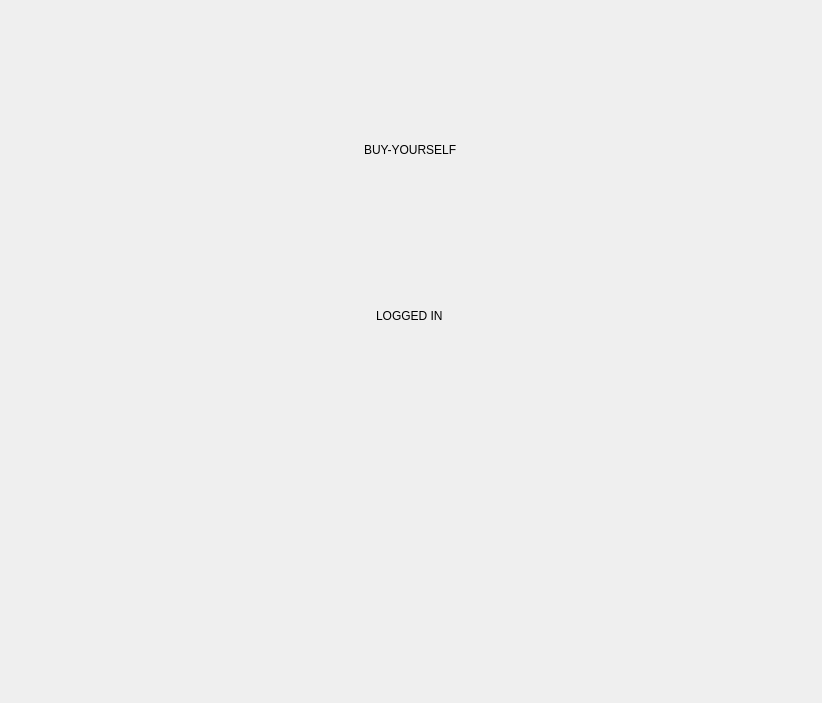
<?xml version="1.0" encoding="UTF-8"?>
<ui version="4.0">
 <class>uilogin</class>
 <widget class="QWidget" name="uilogin">
  <property name="geometry">
   <rect>
    <x>0</x>
    <y>0</y>
    <width>822</width>
    <height>703</height>
   </rect>
  </property>
  <property name="windowTitle">
   <string>Form</string>
  </property>
  <widget class="QStackedWidget" name="stackedWidget">
   <property name="geometry">
    <rect>
     <x>10</x>
     <y>110</y>
     <width>811</width>
     <height>571</height>
    </rect>
   </property>
   <property name="currentIndex">
    <number>2</number>
   </property>
   <widget class="QWidget" name="loginpage">
    <widget class="QWidget" name="verticalLayoutWidget_2">
     <property name="geometry">
      <rect>
       <x>0</x>
       <y>130</y>
       <width>801</width>
       <height>151</height>
      </rect>
     </property>
     <layout class="QVBoxLayout" name="verticalLayout_4">
      <item>
       <layout class="QHBoxLayout" name="horizontalLayout_5">
        <item>
         <spacer name="horizontalSpacer_13">
          <property name="orientation">
           <enum>Qt::Horizontal</enum>
          </property>
          <property name="sizeHint" stdset="0">
           <size>
            <width>40</width>
            <height>20</height>
           </size>
          </property>
         </spacer>
        </item>
        <item>
         <widget class="QLabel" name="label_5">
          <property name="text">
           <string>USER NAME :</string>
          </property>
         </widget>
        </item>
        <item>
         <spacer name="horizontalSpacer_14">
          <property name="orientation">
           <enum>Qt::Horizontal</enum>
          </property>
          <property name="sizeType">
           <enum>QSizePolicy::Fixed</enum>
          </property>
          <property name="sizeHint" stdset="0">
           <size>
            <width>0</width>
            <height>20</height>
           </size>
          </property>
         </spacer>
        </item>
        <item>
         <widget class="QLineEdit" name="Username_2"/>
        </item>
        <item>
         <spacer name="horizontalSpacer_15">
          <property name="orientation">
           <enum>Qt::Horizontal</enum>
          </property>
          <property name="sizeHint" stdset="0">
           <size>
            <width>40</width>
            <height>20</height>
           </size>
          </property>
         </spacer>
        </item>
       </layout>
      </item>
      <item>
       <layout class="QHBoxLayout" name="horizontalLayout_8">
        <item>
         <spacer name="horizontalSpacer_16">
          <property name="orientation">
           <enum>Qt::Horizontal</enum>
          </property>
          <property name="sizeType">
           <enum>QSizePolicy::Expanding</enum>
          </property>
          <property name="sizeHint" stdset="0">
           <size>
            <width>40</width>
            <height>20</height>
           </size>
          </property>
         </spacer>
        </item>
        <item>
         <widget class="QLabel" name="label_6">
          <property name="text">
           <string>PASSWORD :</string>
          </property>
         </widget>
        </item>
        <item>
         <spacer name="horizontalSpacer_17">
          <property name="orientation">
           <enum>Qt::Horizontal</enum>
          </property>
          <property name="sizeType">
           <enum>QSizePolicy::Fixed</enum>
          </property>
          <property name="sizeHint" stdset="0">
           <size>
            <width>0</width>
            <height>20</height>
           </size>
          </property>
         </spacer>
        </item>
        <item>
         <widget class="QLineEdit" name="Password_2"/>
        </item>
        <item>
         <spacer name="horizontalSpacer_18">
          <property name="orientation">
           <enum>Qt::Horizontal</enum>
          </property>
          <property name="sizeHint" stdset="0">
           <size>
            <width>40</width>
            <height>20</height>
           </size>
          </property>
         </spacer>
        </item>
       </layout>
      </item>
     </layout>
    </widget>
    <widget class="QWidget" name="verticalLayoutWidget">
     <property name="geometry">
      <rect>
       <x>0</x>
       <y>0</y>
       <width>801</width>
       <height>80</height>
      </rect>
     </property>
     <layout class="QVBoxLayout" name="verticalLayout_5">
      <item>
       <spacer name="verticalSpacer">
        <property name="orientation">
         <enum>Qt::Vertical</enum>
        </property>
        <property name="sizeHint" stdset="0">
         <size>
          <width>20</width>
          <height>40</height>
         </size>
        </property>
       </spacer>
      </item>
      <item>
       <layout class="QHBoxLayout" name="horizontalLayout_2">
        <item>
         <spacer name="horizontalSpacer_19">
          <property name="orientation">
           <enum>Qt::Horizontal</enum>
          </property>
          <property name="sizeHint" stdset="0">
           <size>
            <width>40</width>
            <height>20</height>
           </size>
          </property>
         </spacer>
        </item>
        <item>
         <widget class="QLabel" name="label_7">
          <property name="text">
           <string>BUY-YOURSELF</string>
          </property>
         </widget>
        </item>
        <item>
         <spacer name="horizontalSpacer_20">
          <property name="orientation">
           <enum>Qt::Horizontal</enum>
          </property>
          <property name="sizeHint" stdset="0">
           <size>
            <width>40</width>
            <height>20</height>
           </size>
          </property>
         </spacer>
        </item>
       </layout>
      </item>
      <item>
       <layout class="QHBoxLayout" name="horizontalLayout_9">
        <item>
         <spacer name="horizontalSpacer_21">
          <property name="orientation">
           <enum>Qt::Horizontal</enum>
          </property>
          <property name="sizeHint" stdset="0">
           <size>
            <width>40</width>
            <height>20</height>
           </size>
          </property>
         </spacer>
        </item>
        <item>
         <widget class="QLabel" name="label_8">
          <property name="text">
           <string>LOGIN</string>
          </property>
         </widget>
        </item>
        <item>
         <spacer name="horizontalSpacer_22">
          <property name="orientation">
           <enum>Qt::Horizontal</enum>
          </property>
          <property name="sizeHint" stdset="0">
           <size>
            <width>40</width>
            <height>20</height>
           </size>
          </property>
         </spacer>
        </item>
       </layout>
      </item>
     </layout>
    </widget>
    <widget class="QWidget" name="verticalLayoutWidget_3">
     <property name="geometry">
      <rect>
       <x>0</x>
       <y>330</y>
       <width>801</width>
       <height>80</height>
      </rect>
     </property>
     <layout class="QVBoxLayout" name="verticalLayout_6">
      <item>
       <layout class="QHBoxLayout" name="horizontalLayout_10">
        <item>
         <spacer name="horizontalSpacer_23">
          <property name="orientation">
           <enum>Qt::Horizontal</enum>
          </property>
          <property name="sizeHint" stdset="0">
           <size>
            <width>40</width>
            <height>20</height>
           </size>
          </property>
         </spacer>
        </item>
        <item>
         <widget class="QPushButton" name="Submitbutton_2">
          <property name="text">
           <string>SUBMIT</string>
          </property>
         </widget>
        </item>
        <item>
         <spacer name="horizontalSpacer_24">
          <property name="orientation">
           <enum>Qt::Horizontal</enum>
          </property>
          <property name="sizeHint" stdset="0">
           <size>
            <width>40</width>
            <height>20</height>
           </size>
          </property>
         </spacer>
        </item>
       </layout>
      </item>
     </layout>
    </widget>
    <widget class="QWidget" name="verticalLayoutWidget_8">
     <property name="geometry">
      <rect>
       <x>0</x>
       <y>279</y>
       <width>801</width>
       <height>51</height>
      </rect>
     </property>
     <layout class="QVBoxLayout" name="verticalLayout">
      <item>
       <layout class="QHBoxLayout" name="horizontalLayout">
        <item>
         <spacer name="horizontalSpacer">
          <property name="orientation">
           <enum>Qt::Horizontal</enum>
          </property>
          <property name="sizeHint" stdset="0">
           <size>
            <width>40</width>
            <height>20</height>
           </size>
          </property>
         </spacer>
        </item>
        <item>
         <widget class="QLabel" name="label">
          <property name="text">
           <string>IF NOT ALREADY SIGNED:</string>
          </property>
         </widget>
        </item>
        <item>
         <widget class="QPushButton" name="signup_button">
          <property name="text">
           <string>Sign up</string>
          </property>
         </widget>
        </item>
       </layout>
      </item>
     </layout>
    </widget>
   </widget>
   <widget class="QWidget" name="signup">
    <widget class="QWidget" name="verticalLayoutWidget_10">
     <property name="geometry">
      <rect>
       <x>0</x>
       <y>20</y>
       <width>801</width>
       <height>80</height>
      </rect>
     </property>
     <layout class="QVBoxLayout" name="verticalLayout_16">
      <item>
       <spacer name="verticalSpacer_5">
        <property name="orientation">
         <enum>Qt::Vertical</enum>
        </property>
        <property name="sizeHint" stdset="0">
         <size>
          <width>20</width>
          <height>40</height>
         </size>
        </property>
       </spacer>
      </item>
      <item>
       <layout class="QHBoxLayout" name="horizontalLayout_21">
        <item>
         <spacer name="horizontalSpacer_55">
          <property name="orientation">
           <enum>Qt::Horizontal</enum>
          </property>
          <property name="sizeHint" stdset="0">
           <size>
            <width>40</width>
            <height>20</height>
           </size>
          </property>
         </spacer>
        </item>
        <item>
         <widget class="QLabel" name="label_21">
          <property name="text">
           <string>BUY-YOURSELF</string>
          </property>
         </widget>
        </item>
        <item>
         <spacer name="horizontalSpacer_56">
          <property name="orientation">
           <enum>Qt::Horizontal</enum>
          </property>
          <property name="sizeHint" stdset="0">
           <size>
            <width>40</width>
            <height>20</height>
           </size>
          </property>
         </spacer>
        </item>
       </layout>
      </item>
      <item>
       <layout class="QHBoxLayout" name="horizontalLayout_22">
        <item>
         <spacer name="horizontalSpacer_57">
          <property name="orientation">
           <enum>Qt::Horizontal</enum>
          </property>
          <property name="sizeHint" stdset="0">
           <size>
            <width>40</width>
            <height>20</height>
           </size>
          </property>
         </spacer>
        </item>
        <item>
         <widget class="QLabel" name="label_22">
          <property name="text">
           <string>SIGN UP</string>
          </property>
         </widget>
        </item>
        <item>
         <spacer name="horizontalSpacer_58">
          <property name="orientation">
           <enum>Qt::Horizontal</enum>
          </property>
          <property name="sizeHint" stdset="0">
           <size>
            <width>40</width>
            <height>20</height>
           </size>
          </property>
         </spacer>
        </item>
       </layout>
      </item>
     </layout>
    </widget>
    <widget class="QWidget" name="verticalLayoutWidget_11">
     <property name="geometry">
      <rect>
       <x>0</x>
       <y>170</y>
       <width>801</width>
       <height>151</height>
      </rect>
     </property>
     <layout class="QVBoxLayout" name="verticalLayout_17">
      <item>
       <layout class="QHBoxLayout" name="horizontalLayout_24">
        <item>
         <spacer name="horizontalSpacer_63">
          <property name="orientation">
           <enum>Qt::Horizontal</enum>
          </property>
          <property name="sizeHint" stdset="0">
           <size>
            <width>40</width>
            <height>20</height>
           </size>
          </property>
         </spacer>
        </item>
        <item>
         <widget class="QLabel" name="label_25">
          <property name="text">
           <string>USER NAME :</string>
          </property>
         </widget>
        </item>
        <item>
         <spacer name="horizontalSpacer_64">
          <property name="orientation">
           <enum>Qt::Horizontal</enum>
          </property>
          <property name="sizeType">
           <enum>QSizePolicy::Fixed</enum>
          </property>
          <property name="sizeHint" stdset="0">
           <size>
            <width>0</width>
            <height>20</height>
           </size>
          </property>
         </spacer>
        </item>
        <item>
         <widget class="QLineEdit" name="username_signup"/>
        </item>
        <item>
         <spacer name="horizontalSpacer_65">
          <property name="orientation">
           <enum>Qt::Horizontal</enum>
          </property>
          <property name="sizeHint" stdset="0">
           <size>
            <width>40</width>
            <height>20</height>
           </size>
          </property>
         </spacer>
        </item>
       </layout>
      </item>
      <item>
       <layout class="QHBoxLayout" name="horizontalLayout_31">
        <item>
         <spacer name="horizontalSpacer_81">
          <property name="orientation">
           <enum>Qt::Horizontal</enum>
          </property>
          <property name="sizeType">
           <enum>QSizePolicy::Expanding</enum>
          </property>
          <property name="sizeHint" stdset="0">
           <size>
            <width>40</width>
            <height>20</height>
           </size>
          </property>
         </spacer>
        </item>
        <item>
         <widget class="QLabel" name="label_30">
          <property name="text">
           <string>EMAIL ID     :</string>
          </property>
         </widget>
        </item>
        <item>
         <spacer name="horizontalSpacer_82">
          <property name="orientation">
           <enum>Qt::Horizontal</enum>
          </property>
          <property name="sizeType">
           <enum>QSizePolicy::Fixed</enum>
          </property>
          <property name="sizeHint" stdset="0">
           <size>
            <width>0</width>
            <height>20</height>
           </size>
          </property>
         </spacer>
        </item>
        <item>
         <widget class="QLineEdit" name="email_signup"/>
        </item>
        <item>
         <spacer name="horizontalSpacer_83">
          <property name="orientation">
           <enum>Qt::Horizontal</enum>
          </property>
          <property name="sizeHint" stdset="0">
           <size>
            <width>40</width>
            <height>20</height>
           </size>
          </property>
         </spacer>
        </item>
       </layout>
      </item>
      <item>
       <layout class="QHBoxLayout" name="horizontalLayout_26">
        <item>
         <spacer name="horizontalSpacer_66">
          <property name="orientation">
           <enum>Qt::Horizontal</enum>
          </property>
          <property name="sizeType">
           <enum>QSizePolicy::Expanding</enum>
          </property>
          <property name="sizeHint" stdset="0">
           <size>
            <width>40</width>
            <height>20</height>
           </size>
          </property>
         </spacer>
        </item>
        <item>
         <widget class="QLabel" name="label_26">
          <property name="text">
           <string>PASSWORD :</string>
          </property>
         </widget>
        </item>
        <item>
         <spacer name="horizontalSpacer_67">
          <property name="orientation">
           <enum>Qt::Horizontal</enum>
          </property>
          <property name="sizeType">
           <enum>QSizePolicy::Fixed</enum>
          </property>
          <property name="sizeHint" stdset="0">
           <size>
            <width>0</width>
            <height>20</height>
           </size>
          </property>
         </spacer>
        </item>
        <item>
         <widget class="QLineEdit" name="password_signup"/>
        </item>
        <item>
         <spacer name="horizontalSpacer_68">
          <property name="orientation">
           <enum>Qt::Horizontal</enum>
          </property>
          <property name="sizeHint" stdset="0">
           <size>
            <width>40</width>
            <height>20</height>
           </size>
          </property>
         </spacer>
        </item>
       </layout>
      </item>
     </layout>
    </widget>
    <widget class="QWidget" name="">
     <property name="geometry">
      <rect>
       <x>0</x>
       <y>340</y>
       <width>799</width>
       <height>81</height>
      </rect>
     </property>
     <layout class="QHBoxLayout" name="horizontalLayout_27">
      <item>
       <spacer name="horizontalSpacer_69">
        <property name="orientation">
         <enum>Qt::Horizontal</enum>
        </property>
        <property name="sizeHint" stdset="0">
         <size>
          <width>40</width>
          <height>20</height>
         </size>
        </property>
       </spacer>
      </item>
      <item>
       <widget class="QPushButton" name="submit_signup">
        <property name="text">
         <string>SUBMIT</string>
        </property>
       </widget>
      </item>
      <item>
       <spacer name="horizontalSpacer_70">
        <property name="orientation">
         <enum>Qt::Horizontal</enum>
        </property>
        <property name="sizeHint" stdset="0">
         <size>
          <width>40</width>
          <height>20</height>
         </size>
        </property>
       </spacer>
      </item>
     </layout>
    </widget>
   </widget>
   <widget class="QWidget" name="logged">
    <widget class="QWidget" name="verticalLayoutWidget_4">
     <property name="geometry">
      <rect>
       <x>0</x>
       <y>0</y>
       <width>801</width>
       <height>80</height>
      </rect>
     </property>
     <layout class="QVBoxLayout" name="verticalLayout_9">
      <item>
       <layout class="QHBoxLayout" name="horizontalLayout_13">
        <item>
         <spacer name="horizontalSpacer_30">
          <property name="orientation">
           <enum>Qt::Horizontal</enum>
          </property>
          <property name="sizeHint" stdset="0">
           <size>
            <width>40</width>
            <height>20</height>
           </size>
          </property>
         </spacer>
        </item>
        <item>
         <widget class="QLabel" name="label_11">
          <property name="text">
           <string>BUY-YOURSELF</string>
          </property>
         </widget>
        </item>
        <item>
         <spacer name="horizontalSpacer_31">
          <property name="orientation">
           <enum>Qt::Horizontal</enum>
          </property>
          <property name="sizeHint" stdset="0">
           <size>
            <width>40</width>
            <height>20</height>
           </size>
          </property>
         </spacer>
        </item>
       </layout>
      </item>
     </layout>
    </widget>
    <widget class="QWidget" name="verticalLayoutWidget_5">
     <property name="geometry">
      <rect>
       <x>0</x>
       <y>130</y>
       <width>801</width>
       <height>151</height>
      </rect>
     </property>
     <layout class="QVBoxLayout" name="verticalLayout_10">
      <item>
       <layout class="QHBoxLayout" name="horizontalLayout_14">
        <item>
         <spacer name="horizontalSpacer_32">
          <property name="orientation">
           <enum>Qt::Horizontal</enum>
          </property>
          <property name="sizeHint" stdset="0">
           <size>
            <width>40</width>
            <height>20</height>
           </size>
          </property>
         </spacer>
        </item>
        <item>
         <widget class="QLabel" name="label_12">
          <property name="text">
           <string>LOGGED IN </string>
          </property>
         </widget>
        </item>
        <item>
         <spacer name="horizontalSpacer_33">
          <property name="orientation">
           <enum>Qt::Horizontal</enum>
          </property>
          <property name="sizeType">
           <enum>QSizePolicy::Fixed</enum>
          </property>
          <property name="sizeHint" stdset="0">
           <size>
            <width>0</width>
            <height>20</height>
           </size>
          </property>
         </spacer>
        </item>
        <item>
         <spacer name="horizontalSpacer_34">
          <property name="orientation">
           <enum>Qt::Horizontal</enum>
          </property>
          <property name="sizeHint" stdset="0">
           <size>
            <width>40</width>
            <height>20</height>
           </size>
          </property>
         </spacer>
        </item>
       </layout>
      </item>
     </layout>
    </widget>
   </widget>
   <widget class="QWidget" name="failed">
    <widget class="QWidget" name="verticalLayoutWidget_6">
     <property name="geometry">
      <rect>
       <x>0</x>
       <y>0</y>
       <width>801</width>
       <height>80</height>
      </rect>
     </property>
     <layout class="QVBoxLayout" name="verticalLayout_11">
      <item>
       <layout class="QHBoxLayout" name="horizontalLayout_15">
        <item>
         <spacer name="horizontalSpacer_35">
          <property name="orientation">
           <enum>Qt::Horizontal</enum>
          </property>
          <property name="sizeHint" stdset="0">
           <size>
            <width>40</width>
            <height>20</height>
           </size>
          </property>
         </spacer>
        </item>
        <item>
         <widget class="QLabel" name="label_13">
          <property name="text">
           <string>BUY-YOURSELF</string>
          </property>
         </widget>
        </item>
        <item>
         <spacer name="horizontalSpacer_36">
          <property name="orientation">
           <enum>Qt::Horizontal</enum>
          </property>
          <property name="sizeHint" stdset="0">
           <size>
            <width>40</width>
            <height>20</height>
           </size>
          </property>
         </spacer>
        </item>
       </layout>
      </item>
     </layout>
    </widget>
    <widget class="QWidget" name="verticalLayoutWidget_7">
     <property name="geometry">
      <rect>
       <x>0</x>
       <y>130</y>
       <width>801</width>
       <height>151</height>
      </rect>
     </property>
     <layout class="QVBoxLayout" name="verticalLayout_12">
      <item>
       <layout class="QHBoxLayout" name="horizontalLayout_16">
        <item>
         <spacer name="horizontalSpacer_37">
          <property name="orientation">
           <enum>Qt::Horizontal</enum>
          </property>
          <property name="sizeHint" stdset="0">
           <size>
            <width>40</width>
            <height>20</height>
           </size>
          </property>
         </spacer>
        </item>
        <item>
         <widget class="QLabel" name="label_14">
          <property name="text">
           <string>USER NAME PASSWORD DIDNT MATCHED</string>
          </property>
         </widget>
        </item>
        <item>
         <spacer name="horizontalSpacer_38">
          <property name="orientation">
           <enum>Qt::Horizontal</enum>
          </property>
          <property name="sizeType">
           <enum>QSizePolicy::Fixed</enum>
          </property>
          <property name="sizeHint" stdset="0">
           <size>
            <width>0</width>
            <height>20</height>
           </size>
          </property>
         </spacer>
        </item>
        <item>
         <spacer name="horizontalSpacer_39">
          <property name="orientation">
           <enum>Qt::Horizontal</enum>
          </property>
          <property name="sizeHint" stdset="0">
           <size>
            <width>40</width>
            <height>20</height>
           </size>
          </property>
         </spacer>
        </item>
       </layout>
      </item>
     </layout>
    </widget>
   </widget>
  </widget>
 </widget>
 <resources/>
 <connections/>
</ui>
